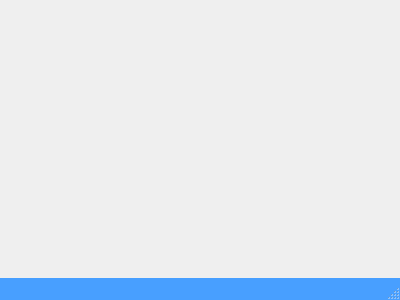
<?xml version="1.0" encoding="UTF-8"?>
<ui version="4.0">
 <class>MainWindow</class>
 <widget class="QMainWindow" name="MainWindow">
  <property name="geometry">
   <rect>
    <x>0</x>
    <y>0</y>
    <width>400</width>
    <height>300</height>
   </rect>
  </property>
  <property name="windowTitle">
   <string>MainWindow</string>
  </property>
  <property name="styleSheet">
   <string notr="true">QStatusBar{
	background-color: rgb(72, 159, 255);
}</string>
  </property>
  <widget class="QWidget" name="centralWidget"/>
  <widget class="QStatusBar" name="statusBar"/>
 </widget>
 <layoutdefault spacing="6" margin="11"/>
 <resources/>
 <connections/>
</ui>
